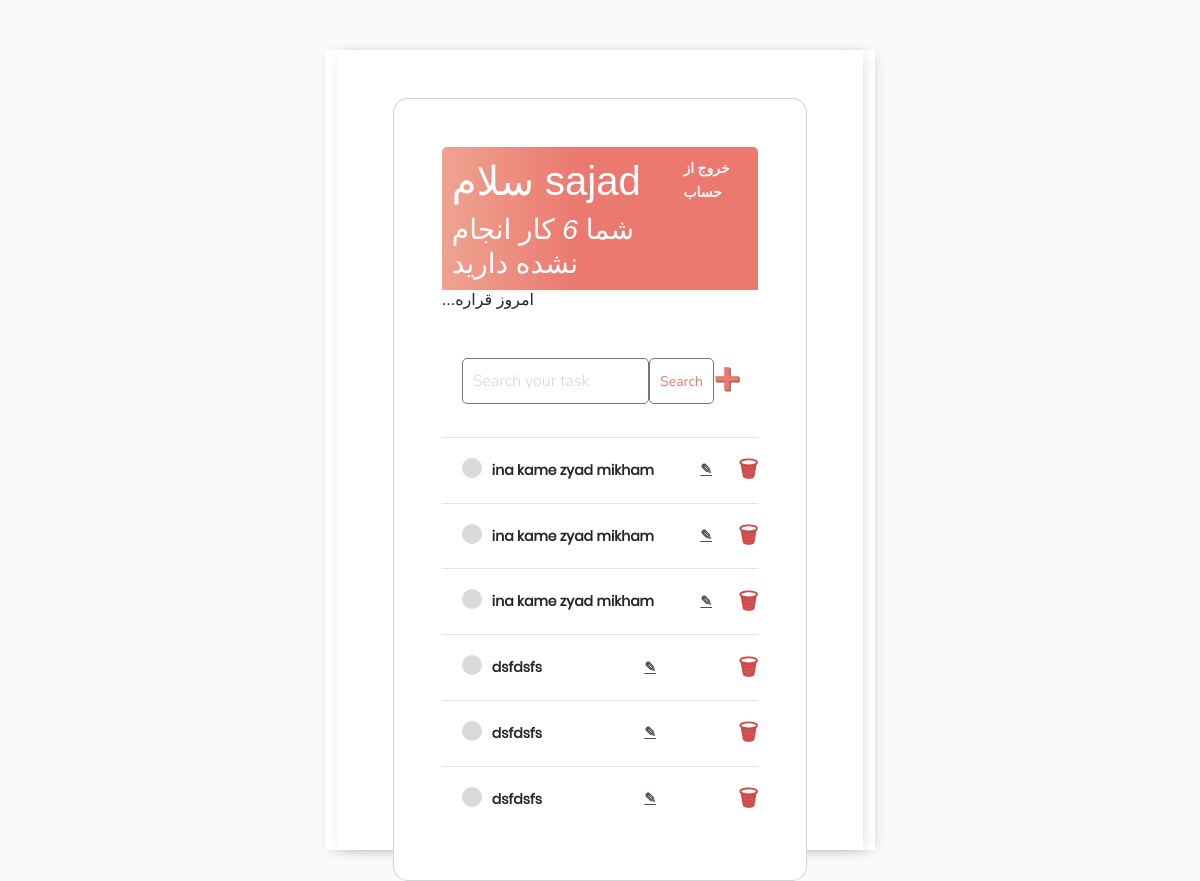
The app's page / (signed in), older data.
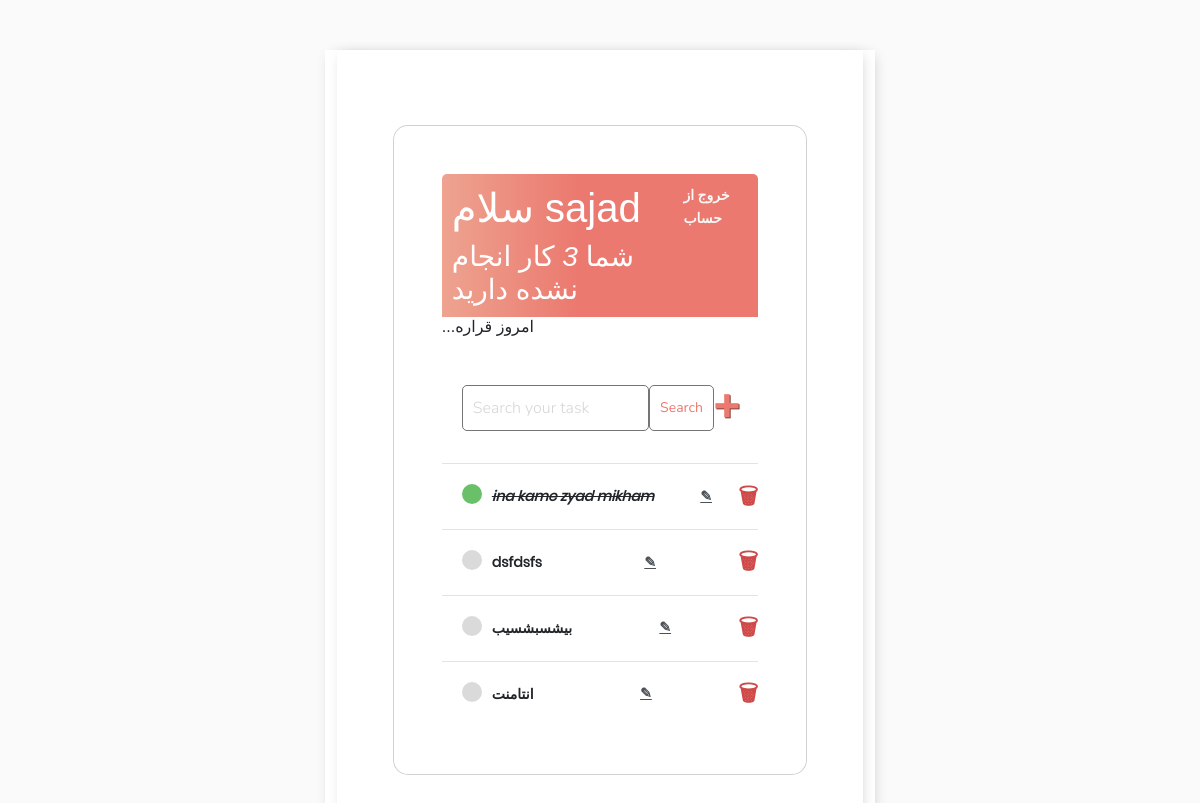
The same page, newer data.
### main/models.py (models this page shows)
class Task(models.Model):
    user = models.ForeignKey(User, on_delete=models.CASCADE, null=True, blank=True)
    title = models.CharField(max_length=50)
    complete = models.BooleanField(default=False)
    create = models.DateTimeField(auto_now_add=True)

### main/views.py (the view)
# urls.py: path('', views.TaskList.as_view(), name='tasks'),
class TaskList(LoginRequiredMixin, ListView):
    model = Task
    context_object_name = 'tasks'
    template_name = 'index.html'
    def get_context_data(self, **kwargs):
        context = super().get_context_data(**kwargs)
        context['tasks'] = context['tasks'].filter(user=self.request.user)
        context['count'] = context['tasks'].filter(complete=False).count()
        search_input = self.request.GET.get('search') or ''
        if search_input:
            context['tasks'] = context['tasks'].filter(title__icontains=search_input)
            context['search_input'] = search_input
        return context

### templates/index.html
{% extends 'base.html' %}
{% block content %}
    <body>
    <section class="vh-100" style="background-color: #e2d5de;">
        <div class="container py-5 h-100">
            <div class="row d-flex justify-content-center align-items-center h-100">
                <div class="col col-xl-10">
                    <div class="card" style="border-radius: 15px;">
                        <div class="card-body p-5">
                            {% if request.resolver_match.url_name == 'task-create' %}
                                <form >
                                    <div class="card-body">
                                        <form method="POST" action="">
                                            {% csrf_token %}
                                            {{ form.title.label }}
                                            {{ form.title }}
                                            {{ form.complete.label }}
                                            {{ form.complete }}
                                            <input class="button" type="submit" value="Submit">
                                        </form>
                                    </div>
                                </form>
                            {% else %}
                                <div class="header-bar">
                                    <div>
                                        <h1>سلام {{ request.user.username }}</h1>
                                        <h3 style="margin: 0">شما<i> {{ count }} </i>کار انجام نشده دارید</h3>
                                    </div>
                                    {% if request.user.is_authenticated %}
                                        <a href="{% url 'logout' %}">خروج از حساب</a>
                                    {% else %}
                                        <a href="{% url 'login' %}">ورود به حساب </a>
                                    {% endif %}
                                </div>
                                <h6 class="mb-3">...امروز قراره</h6>
                                <div id="search-add-wrapper">
                                    <form method="GET" style="display: flex;">
                                        <input type='text' name='search' placeholder="Search your task"
                                               value="{{ search_input }}">
                                        <input class="button" type="submit" value='Search'>
                                    </form>
                                    {% if tasks|length > 0 %}
                                        <a id="add-link" href="{% url 'task-create' %}">&#x2b;</a>
                                    {% endif %}
                                </div>
                            {% endif %}
                            <div class="task-item-wraper" id="tasklist">
                                {% for task in tasks %}
                                    <div class="task-wrapper">
                                        {% if task.complete == True %}
                                            <div class="task-title">
                                                <div class="task-complete-icon"></div>
                                                <i><s><a>{{ task.title }}</a></s></i>
                                            </div>
                                        {% else %}
                                            <div class="task-title">
                                                <div class="task-incomplete-icon"></div>
                                                <div><a>{{ task.title }}</a></div>
                                            </div>
                                        {% endif %}
                                        <a class="" href="{% url 'task-update' task.id %}">&#9998;</a>
                                        <a class="delete-link" href="{% url 'delete-view' task.id %}">&#128465;</a>
                                    </div>
                                {% endfor %}
                            </div>
                        </div>
                    </div>
                </div>
            </div>
        </div>
    </section>
    </body>
{% endblock %}

Row changes from the older to the newer data that the page shows:
no longer on this page (row edited): Task: title "ina kame zyad mikham"
no longer on this page (row edited): Task: title "ina kame zyad mikham"
no longer on this page (row edited): Task: title "dsfdsfs"
removed Task: title "dsfdsfs"
changed Task "ina kame zyad mikham": complete False → True (drawn)
added Task: title "بیشسبشسیب"
added Task: title "انتامنت"
Text that changed along with them:
{{ count }}: "6" → "3"
